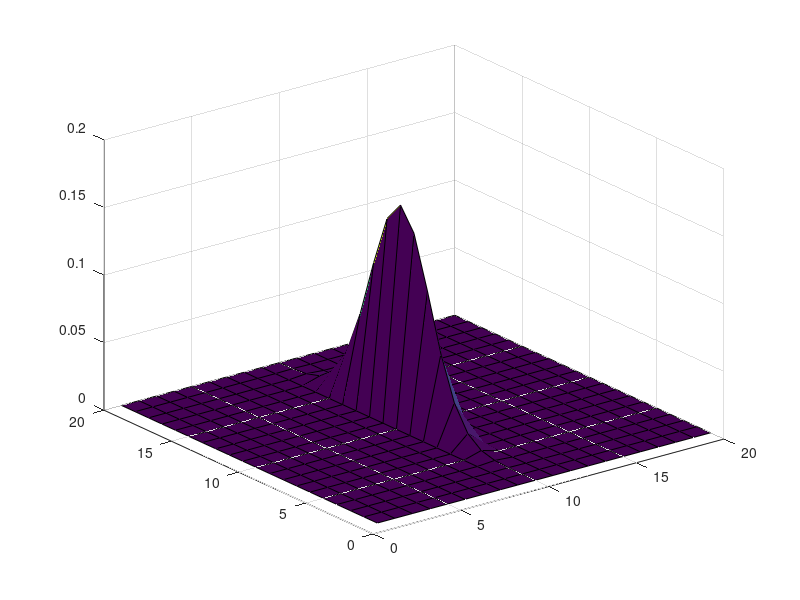

MATLAB code to generate this figure:
% motionModelVelocity.m
% Author: Francis Poole
% Date: 23/10/14
%
% Motion Model Velocity - Function that computes p(x_t | u_t, x_(t-1)) 
% based on velocity information
%
% Code has been adapted from: Probabilistic Robotics by Sebastian Thrun

function motionModelVelocityV2( )
% motionModelVelocity computes p(x_end | u, x_start) based on velocity 
% information

%Initalisation
    clc
    clear all
    
    x_end = [0.98, 0.9, 2*pi]; %End pose
    u = [1,1]; %Control
    x_start = [0.9,0.9,2*pi]; %Start pose
    
   %runMotionModelVelocity(x_end, u, x_start)
    %probabilityTheta = zeros(1,631);
    %probability = zeros(201);
    %runMotionModelVelocity(x_end, u, x_start)
    for x = 1:20
        clc
        strcat(num2str(x),'/',num2str(2/0.01))
        xin = 1+(x*(0.01)-0.1)
        for y = 1:20
            for theta = 0:20
                probabilityTheta(theta+1) = runMotionModelVelocity([1+(x*(0.01)-0.1), 0.9+(y*(0.01)-0.1), 2*pi], u, x_start);
            end
            
            yin = 0.9+(y*(0.01)-0.1)
            probability(x,y) = max(probabilityTheta(theta+1))
        end
    end
    surf(probability);
    
    hold on
    %plotCircle(1,1,20,'k'); %Plot noisy agent
    %plot([1, 1 + 20 * cos(2*pi)], [1, 1 + 20 * sin(2*pi)], 'k')
    %plot([1,
    hold off
    %runMotionModelVelocity(x_end, u, x_start)
end

function [probability] = runMotionModelVelocity(x_end, u, x_start)

%Initalisation
    %Start phase
    x1 = x_start(1); %x location
    y1 = x_start(2); %y location
    theta1 = x_start(3); %Bearing
    
    %End phase
    x2 = x_end(1); %x location
    y2 = x_end(2); %y location
    theta2 = x_end(3); %Bearing
    
    %Control
    v = u(1); %Translational velocity
    w = u(2); %Rotational velocity
    
    a = [0.1,0.1,5,5,0.1,0.1]; %Error terms
    
    dt = 0.1; %Time step 

%Algorithm
    %Turning circle
    mu = 1/2 * (((x1 - x2)*cos(theta1) + (y1-y2)*sin(theta1)) / ...
                ((y1 - y2)*cos(theta1) - (x1-x2)*sin(theta1))); %ERROR! when 0 causes NaN
            
    x_star = (x1 + x2)/2 + mu*(y1-y2); %x location of centre of turning circle
    y_star = (y1 + y2)/2 + mu*(x2-x1); %y location of centre of turning circle
    r_star = sqrt((x1-x_star)^2 + (y1-y_star)^2); %Radius of turning circle
    
    %Change of heading direction
    dtheta = atan2(y2-y_star, x2-x_star) - atan2(y1-y_star, x1-x_star);
    
    %Noisy control
    v_hat = dtheta/dt * r_star; %Noisy translational velocity
    w_hat = dtheta/dt; %Noisy rotational velocity
    gamma_hat = (theta2-theta1)/dt - w_hat; %Final rotation from noise
    
    %Probabilities
    prob_v = prob(v-v_hat, a(1)*(v^2) + a(2)*(w^2));
    prob_w = prob(w-w_hat, a(3)*(v^2) + a(4)*(w^2));
    prob_gamma = prob(gamma_hat, a(5)*(v^2) + a(6)*(w^2));
    
    probability = prob_v * prob_w * prob_gamma;
end



function [ probDist ] = prob( a, b )
%prob 

%Normal distribution
probDist = 1/sqrt(2*pi*(b^2)) * exp(-1/2 * (a^2)/(b^2));
end